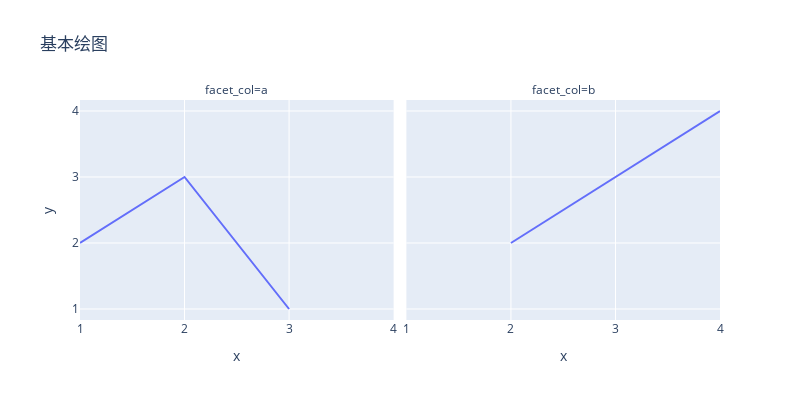

The cell this chart's notebook holds for it:
### Markdown cell above
express提供了high level的绘图接口，是最方便的使用方式

### Code cell
px.line(
    x = [1,2,3, 2,3,4], 
    y = [2,3,1,2,3,4], 
    facet_col=['a','a', 'a', 'b', 'b', 'b'], 
    title='基本绘图', 
    width=800, 
    height=400
)

### Figure 1 — Plotly figure (JSON) as saved in the notebook; plotly's stock layout.template omitted (floating-point values rounded to 4 significant figures)
{"data": [{"hoverlabel": {"namelength": 0}, "hovertemplate": "facet_col=a<br>x=%{x}<br>y=%{y}", "legendgroup": "", "line": {"color": "#636efa", "dash": "solid"}, "mode": "lines", "name": "", "showlegend": false, "type": "scatter", "x": [1, 2, 3], "xaxis": "x", "y": [2, 3, 1], "yaxis": "y"}, {"hoverlabel": {"namelength": 0}, "hovertemplate": "facet_col=b<br>x=%{x}<br>y=%{y}", "legendgroup": "", "line": {"color": "#636efa", "dash": "solid"}, "mode": "lines", "name": "", "showlegend": false, "type": "scatter", "x": [2, 3, 4], "xaxis": "x2", "y": [2, 3, 4], "yaxis": "y2"}], "layout": {"annotations": [{"font": {}, "showarrow": false, "text": "facet_col=a", "x": 0.245, "xanchor": "center", "xref": "paper", "y": 1, "yanchor": "bottom", "yref": "paper"}, {"font": {}, "showarrow": false, "text": "facet_col=b", "x": 0.755, "xanchor": "center", "xref": "paper", "y": 1, "yanchor": "bottom", "yref": "paper"}], "height": 400, "legend": {"tracegroupgap": 0}, "title": {"text": "基本绘图"}, "width": 800, "xaxis": {"anchor": "y", "domain": [0, 0.49], "title": {"text": "x"}}, "xaxis2": {"anchor": "y2", "domain": [0.51, 1], "matches": "x", "title": {"text": "x"}}, "yaxis": {"anchor": "x", "domain": [0, 1], "title": {"text": "y"}}, "yaxis2": {"anchor": "x2", "domain": [0, 1], "matches": "y", "showticklabels": false}}}
